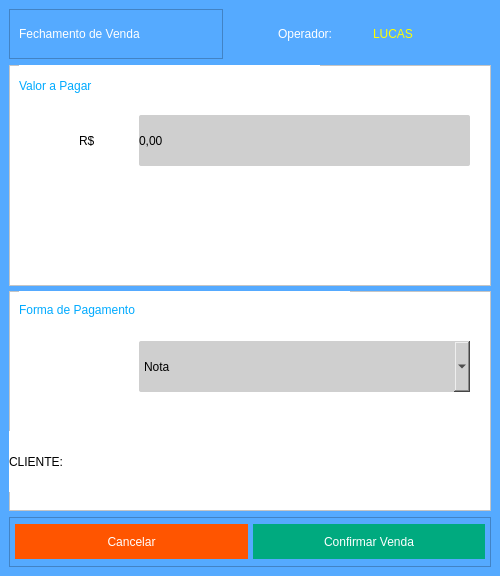
<?xml version="1.0" encoding="UTF-8"?>
<ui version="4.0">
 <class>Fecha_Venda</class>
 <widget class="QMainWindow" name="Fecha_Venda">
  <property name="windowModality">
   <enum>Qt::ApplicationModal</enum>
  </property>
  <property name="geometry">
   <rect>
    <x>0</x>
    <y>0</y>
    <width>500</width>
    <height>576</height>
   </rect>
  </property>
  <property name="minimumSize">
   <size>
    <width>500</width>
    <height>576</height>
   </size>
  </property>
  <property name="maximumSize">
   <size>
    <width>500</width>
    <height>576</height>
   </size>
  </property>
  <property name="windowTitle">
   <string>Venda Mesa</string>
  </property>
  <property name="styleSheet">
   <string notr="true">background-color: rgb(85, 170, 255);</string>
  </property>
  <widget class="QWidget" name="centralwidget">
   <layout class="QVBoxLayout" name="verticalLayout">
    <item>
     <widget class="QFrame" name="frame_2">
      <property name="maximumSize">
       <size>
        <width>16777215</width>
        <height>50</height>
       </size>
      </property>
      <property name="frameShape">
       <enum>QFrame::NoFrame</enum>
      </property>
      <property name="frameShadow">
       <enum>QFrame::Raised</enum>
      </property>
      <layout class="QHBoxLayout" name="horizontalLayout_2">
       <property name="spacing">
        <number>55</number>
       </property>
       <property name="leftMargin">
        <number>0</number>
       </property>
       <property name="topMargin">
        <number>0</number>
       </property>
       <property name="rightMargin">
        <number>0</number>
       </property>
       <property name="bottomMargin">
        <number>0</number>
       </property>
       <item>
        <widget class="QFrame" name="frame_9">
         <property name="frameShape">
          <enum>QFrame::StyledPanel</enum>
         </property>
         <property name="frameShadow">
          <enum>QFrame::Raised</enum>
         </property>
         <layout class="QGridLayout" name="gridLayout_3">
          <item row="0" column="0">
           <widget class="QLabel" name="Lb_Comanda_Mesa">
            <property name="styleSheet">
             <string notr="true">color: rgb(255, 255, 255);
font: 75 16pt &quot;MS Shell Dlg 2&quot;;</string>
            </property>
            <property name="text">
             <string>Fechamento de Venda</string>
            </property>
           </widget>
          </item>
         </layout>
        </widget>
       </item>
       <item>
        <widget class="QFrame" name="frame">
         <property name="frameShape">
          <enum>QFrame::NoFrame</enum>
         </property>
         <property name="frameShadow">
          <enum>QFrame::Raised</enum>
         </property>
         <layout class="QGridLayout" name="gridLayout">
          <property name="leftMargin">
           <number>0</number>
          </property>
          <property name="topMargin">
           <number>0</number>
          </property>
          <property name="rightMargin">
           <number>0</number>
          </property>
          <property name="bottomMargin">
           <number>0</number>
          </property>
          <property name="spacing">
           <number>0</number>
          </property>
          <item row="0" column="0">
           <widget class="QFrame" name="frame_10">
            <property name="styleSheet">
             <string notr="true"/>
            </property>
            <property name="frameShape">
             <enum>QFrame::NoFrame</enum>
            </property>
            <property name="frameShadow">
             <enum>QFrame::Raised</enum>
            </property>
            <layout class="QHBoxLayout" name="horizontalLayout_3">
             <property name="spacing">
              <number>0</number>
             </property>
             <property name="leftMargin">
              <number>0</number>
             </property>
             <property name="topMargin">
              <number>0</number>
             </property>
             <property name="rightMargin">
              <number>0</number>
             </property>
             <property name="bottomMargin">
              <number>0</number>
             </property>
             <item>
              <widget class="QLabel" name="label_2">
               <property name="maximumSize">
                <size>
                 <width>95</width>
                 <height>16777215</height>
                </size>
               </property>
               <property name="styleSheet">
                <string notr="true">color: rgb(255, 255, 255);
font: 75 16pt &quot;MS Shell Dlg 2&quot;;</string>
               </property>
               <property name="text">
                <string>Operador:</string>
               </property>
              </widget>
             </item>
             <item>
              <widget class="QLabel" name="Lb_Nome_Perador">
               <property name="styleSheet">
                <string notr="true">color: rgb(255, 255, 0);
font: 75 16pt &quot;MS Shell Dlg 2&quot;;</string>
               </property>
               <property name="text">
                <string>LUCAS</string>
               </property>
              </widget>
             </item>
            </layout>
           </widget>
          </item>
         </layout>
        </widget>
       </item>
      </layout>
     </widget>
    </item>
    <item>
     <widget class="QFrame" name="frame_4">
      <property name="frameShape">
       <enum>QFrame::NoFrame</enum>
      </property>
      <property name="frameShadow">
       <enum>QFrame::Raised</enum>
      </property>
      <layout class="QGridLayout" name="gridLayout_4">
       <property name="leftMargin">
        <number>0</number>
       </property>
       <property name="topMargin">
        <number>0</number>
       </property>
       <property name="rightMargin">
        <number>0</number>
       </property>
       <property name="bottomMargin">
        <number>0</number>
       </property>
       <property name="spacing">
        <number>5</number>
       </property>
       <item row="0" column="0">
        <widget class="QFrame" name="frame_5">
         <property name="styleSheet">
          <string notr="true">background-color: rgb(247, 247, 247);
background-color: rgb(255, 255, 255);</string>
         </property>
         <property name="frameShape">
          <enum>QFrame::StyledPanel</enum>
         </property>
         <property name="frameShadow">
          <enum>QFrame::Raised</enum>
         </property>
         <widget class="QLabel" name="label">
          <property name="geometry">
           <rect>
            <x>10</x>
            <y>0</y>
            <width>301</width>
            <height>41</height>
           </rect>
          </property>
          <property name="styleSheet">
           <string notr="true">font: 25pt &quot;Rockwell&quot;;
color: rgb(0, 170, 255);</string>
          </property>
          <property name="text">
           <string>Valor a Pagar</string>
          </property>
         </widget>
         <widget class="QLabel" name="label_11">
          <property name="geometry">
           <rect>
            <x>70</x>
            <y>50</y>
            <width>41</width>
            <height>51</height>
           </rect>
          </property>
          <property name="styleSheet">
           <string notr="true">font: 25pt &quot;Rockwell&quot;;</string>
          </property>
          <property name="text">
           <string>R$</string>
          </property>
         </widget>
         <widget class="QLabel" name="Lb_TotalPagar">
          <property name="geometry">
           <rect>
            <x>130</x>
            <y>50</y>
            <width>331</width>
            <height>51</height>
           </rect>
          </property>
          <property name="minimumSize">
           <size>
            <width>150</width>
            <height>0</height>
           </size>
          </property>
          <property name="styleSheet">
           <string notr="true">background: #CFCFCF;
border-radius: 2px;
font: 25px &quot;Arial&quot; ;

</string>
          </property>
          <property name="text">
           <string>0,00</string>
          </property>
         </widget>
        </widget>
       </item>
       <item row="2" column="0">
        <widget class="QFrame" name="frame_7">
         <property name="styleSheet">
          <string notr="true">background-color: rgb(255, 255, 255);</string>
         </property>
         <property name="frameShape">
          <enum>QFrame::StyledPanel</enum>
         </property>
         <property name="frameShadow">
          <enum>QFrame::Raised</enum>
         </property>
         <widget class="QLabel" name="label_5">
          <property name="geometry">
           <rect>
            <x>10</x>
            <y>-2</y>
            <width>331</width>
            <height>41</height>
           </rect>
          </property>
          <property name="styleSheet">
           <string notr="true">font: 75 25pt &quot;Rockwell&quot;;
color: rgb(0, 170, 255);</string>
          </property>
          <property name="text">
           <string>Forma de Pagamento</string>
          </property>
         </widget>
         <widget class="QComboBox" name="Cb_FormaPagamento">
          <property name="geometry">
           <rect>
            <x>130</x>
            <y>50</y>
            <width>331</width>
            <height>51</height>
           </rect>
          </property>
          <property name="minimumSize">
           <size>
            <width>0</width>
            <height>25</height>
           </size>
          </property>
          <property name="styleSheet">
           <string notr="true">QComboBox{
color: rgb(0, 0, 0);
background: #CFCFCF;
border-radius: 2px;
font: 25px &quot;Arial&quot; ;

}
QComboBox:Focus {
border: 1px solid red;
color: rgb(0, 0, 0);
background: #CFCFCF;
border-radius: 2px;
font: 25px &quot;Arial&quot; ;
}</string>
          </property>
          <item>
           <property name="text">
            <string>Nota</string>
           </property>
          </item>
         </widget>
         <widget class="QLabel" name="Lb_Nome_cliente">
          <property name="geometry">
           <rect>
            <x>120</x>
            <y>140</y>
            <width>361</width>
            <height>61</height>
           </rect>
          </property>
          <property name="styleSheet">
           <string notr="true">font: 25px &quot;Arial&quot; ;
color: rgb(0, 170, 127);</string>
          </property>
          <property name="text">
           <string/>
          </property>
         </widget>
         <widget class="QLabel" name="label_4">
          <property name="geometry">
           <rect>
            <x>0</x>
            <y>140</y>
            <width>121</width>
            <height>61</height>
           </rect>
          </property>
          <property name="styleSheet">
           <string notr="true">font: 25px &quot;Arial&quot; ;</string>
          </property>
          <property name="text">
           <string>CLIENTE:</string>
          </property>
         </widget>
        </widget>
       </item>
      </layout>
     </widget>
    </item>
    <item>
     <widget class="QFrame" name="frame_3">
      <property name="maximumSize">
       <size>
        <width>16777215</width>
        <height>50</height>
       </size>
      </property>
      <property name="frameShape">
       <enum>QFrame::StyledPanel</enum>
      </property>
      <property name="frameShadow">
       <enum>QFrame::Raised</enum>
      </property>
      <layout class="QGridLayout" name="gridLayout_2">
       <property name="leftMargin">
        <number>0</number>
       </property>
       <property name="topMargin">
        <number>0</number>
       </property>
       <property name="rightMargin">
        <number>0</number>
       </property>
       <property name="bottomMargin">
        <number>0</number>
       </property>
       <property name="spacing">
        <number>0</number>
       </property>
       <item row="0" column="0">
        <widget class="QFrame" name="frame_13">
         <property name="frameShape">
          <enum>QFrame::NoFrame</enum>
         </property>
         <property name="frameShadow">
          <enum>QFrame::Raised</enum>
         </property>
         <layout class="QHBoxLayout" name="horizontalLayout_6">
          <property name="spacing">
           <number>5</number>
          </property>
          <property name="leftMargin">
           <number>5</number>
          </property>
          <property name="topMargin">
           <number>0</number>
          </property>
          <property name="rightMargin">
           <number>5</number>
          </property>
          <property name="bottomMargin">
           <number>0</number>
          </property>
          <item>
           <widget class="QPushButton" name="Bt_Cancelar_Venda">
            <property name="minimumSize">
             <size>
              <width>0</width>
              <height>35</height>
             </size>
            </property>
            <property name="styleSheet">
             <string notr="true">background-color: rgb(255, 85, 0);
color: rgb(255, 255, 255);
border-radius: 45px;
font: 75 10pt &quot;MS Shell Dlg 2&quot;;</string>
            </property>
            <property name="text">
             <string>Cancelar</string>
            </property>
           </widget>
          </item>
          <item>
           <widget class="QPushButton" name="Bt_Confirmar_Venda">
            <property name="minimumSize">
             <size>
              <width>0</width>
              <height>35</height>
             </size>
            </property>
            <property name="styleSheet">
             <string notr="true">background-color: rgb(0, 170, 127);
color: rgb(255, 255, 255);
border-radius: 45px;
font: 75 10pt &quot;MS Shell Dlg 2&quot;;</string>
            </property>
            <property name="text">
             <string>Confirmar Venda</string>
            </property>
           </widget>
          </item>
         </layout>
        </widget>
       </item>
      </layout>
     </widget>
    </item>
   </layout>
  </widget>
 </widget>
 <tabstops>
  <tabstop>Bt_Cancelar_Venda</tabstop>
  <tabstop>Bt_Confirmar_Venda</tabstop>
 </tabstops>
 <resources/>
 <connections/>
</ui>
